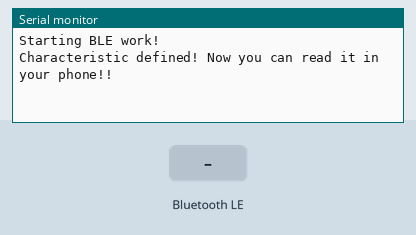
Simulated run of this sketch. Board: ESP32. Parts: the last lines printed to the serial monitor. Inputs (shaded band) come from the test bench. Nothing arrives over Bluetooth unless stated; a phone connects over Bluetooth LE 3 s after start.

Above: at 1.2 s.
1.3 s: Bluetooth LE write "1" received
At 2.7 s:
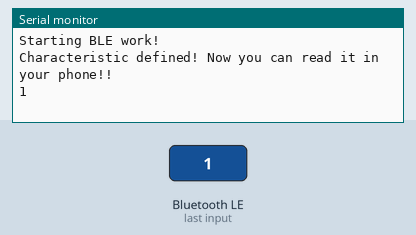
4.3 s: Bluetooth LE write "0" received
At 5.0 s:
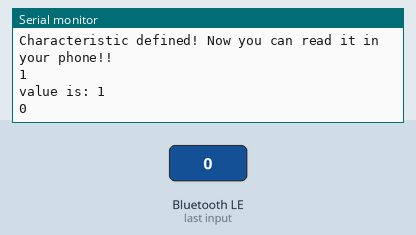
5.8 s: Bluetooth LE write "2" received
At 7.5 s:
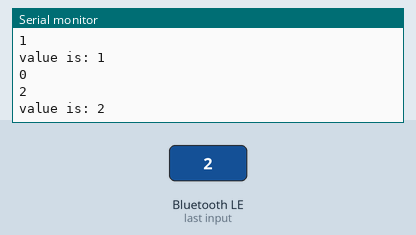

Measured:
- after the input at 1.3 s, the serial monitor: prints a new line at once (image 1)
- after the input at 4.3 s, the serial monitor: prints a new line at once (image 2)
- after the input at 5.8 s, the serial monitor: prints a new line at once (image 3)

The sketch:

BLEServer.ino
```cpp
/*
    Based on Neil Kolban example for IDF: https://github.com/nkolban/esp32-snippets/blob/master/cpp_utils/tests/BLE%20Tests/SampleServer.cpp
    Ported to Arduino ESP32 by Evandro Copercini
    updates by chegewara
*/
#define _GLIBCXX_USE_CXX11_ABI 0
#include <BLEDevice.h>
#include <BLEUtils.h>
#include <BLEServer.h>
#include <BLE2902.h>

// See the following for generating UUIDs:
// https://www.uuidgenerator.net/

#define SERVICE_UUID        "5b187b6d-1dfa-4cb8-af03-f38e29b514c8"
#define CHARACTERISTIC_UUID "04b2bcfc-1b74-4203-8b10-6d8e09b5be2b"

BLEDevice *myBLE;
BLEServer *pServer;
BLEService *pService;
BLECharacteristic *pCharacteristic;
char buffer[30];

class MyCallbacks: public BLECharacteristicCallbacks {
    void onWrite(BLECharacteristic *pCharacteristic) {
//      std::string value = pCharacteristic->getValue();

//      if (value.length() > 0) {
//        Serial.println("*********");
//        Serial.print("New value: ");
//        for (int i = 0; i < value.length(); i++)
//          Serial.print(value[i]);
//
//        Serial.println();
//        Serial.println("*********");
//      }
    // int value = atoi(pCharacteristic->getValue().c_str());
    // Serial.print("new value: ");
    // Serial.println(value);
    Serial.println(pCharacteristic->getValue().c_str());
//    pCharacteristic->setValue("OK");
    pCharacteristic->notify();
    }

};

void setup() {
  Serial.begin(115200);
  Serial.println("Starting BLE work!");

  myBLE->init("ctzESP32");
  pServer = myBLE->createServer();
  pService = pServer->createService(SERVICE_UUID);
  pCharacteristic = pService->createCharacteristic(
                                      CHARACTERISTIC_UUID,
                                      BLECharacteristic::PROPERTY_READ   |
                                      BLECharacteristic::PROPERTY_WRITE  |
                                      BLECharacteristic::PROPERTY_NOTIFY |
                                      BLECharacteristic::PROPERTY_INDICATE
                                       );
  pCharacteristic->addDescriptor(new BLE2902());
  pCharacteristic->setCallbacks(new MyCallbacks());
  pCharacteristic->setValue("Hello World says Neil, please say hello to me");
  pService->start();
  // BLEAdvertising *pAdvertising = pServer->getAdvertising();  // this still is working for backward compatibility
  BLEAdvertising *pAdvertising = BLEDevice::getAdvertising();
  pAdvertising->addServiceUUID(SERVICE_UUID);
  pAdvertising->setScanResponse(true);
  pAdvertising->setMinPreferred(0x06);  // functions that help with iPhone connections issue
  pAdvertising->setMinPreferred(0x12);
  BLEDevice::startAdvertising();
  Serial.println("Characteristic defined! Now you can read it in your phone!!");
}

void loop() {
  // put your main code here, to run repeatedly:
  delay(3000);
  Serial.print("value is: ");
  Serial.println(pCharacteristic->getValue().c_str());
}
```
